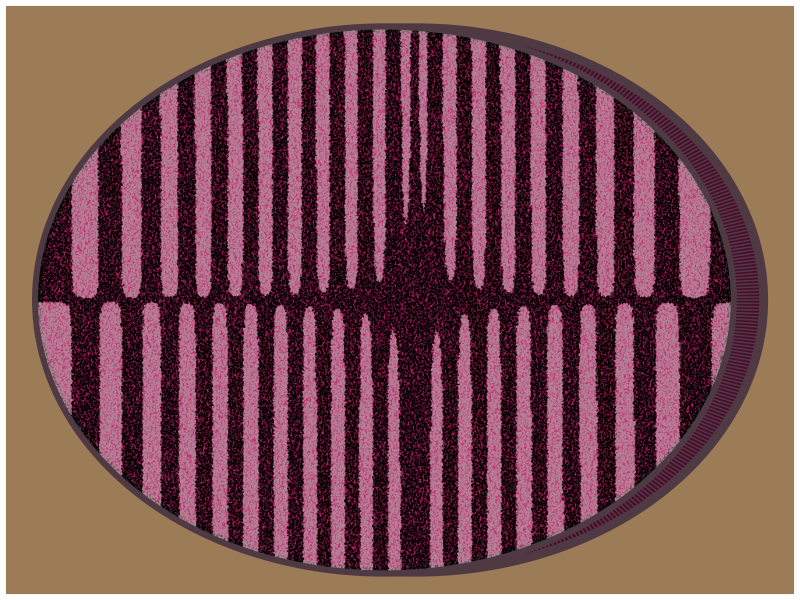

Write the R code that produced this figure.
#====== Day 2 of 25 Days of Rtistry - Science======#
library(tidyverse)
library(sp)

#Setting up thetas for designs====
theta <- seq(0,2*pi, length.out = 10000)
theta_texture <- seq(0,2*pi, length.out = 5000)

#Setting the radius====
r <- 10

#Initial Circle===
circle <- tibble(x = cos(theta)*r,
                 y = sin(theta)*r) %>%
  mutate(x = x - .9)

#Second circle to act as the "background" that makes it look "3D"====
circle_back <- tibble(x = cos(theta)*r,
                      y = sin(theta)*r)

#Data to give the circle the "texture"====
circle_texture <- tibble(x = cos(theta_texture)*1:r,
                      y = sin(theta_texture)*1:r)

#Filtering out points to keep only texture that exists in the circle====
texture <- tibble(crossing(x = seq(min(circle$x), max(circle$x), length.out = nrow(circle)/20),
                           y = seq(min(circle$y), max(circle$y), length.out = nrow(circle)/20))) %>%
  mutate(logic = point.in.polygon(x,y, circle$x, circle$y)) %>%
  filter(logic == 1)

#Final image====
circle_back %>%
  ggplot(aes(x,y))+
  geom_polygon(color = "#4F3A43", size = 3, fill = "#4a0b2d")+
  geom_polygon(data = circle_texture, aes((x),(y)), inherit.aes = FALSE, color = "#4F3A43")+
  geom_polygon(data = circle, aes((x),(y)), inherit.aes = FALSE, fill = "#c42168", color = "#4F3A43",
               size = 3)+
  geom_point(data = texture, aes(x,y), inherit.aes = FALSE, color = if_else(cos(theta)*texture$y*texture$x + sin(theta)*texture$x*texture$y <= 1 , "#000000", "#b38498"),
             size = .1,
             alpha = sample(seq(.02,.9, length.out = 50),nrow(texture), replace = TRUE),
             position = position_jitter(width = .03))+
  geom_polygon(data = circle, aes((x),(y)), inherit.aes = FALSE, fill = NA, color = "#4F3A43",
               size = 1, position = position_jitter(width =.003, height = .02))+
  theme_void()+
  theme(panel.background = element_rect(fill = "#9c7c57", color = "#ffffff", size = 4))
